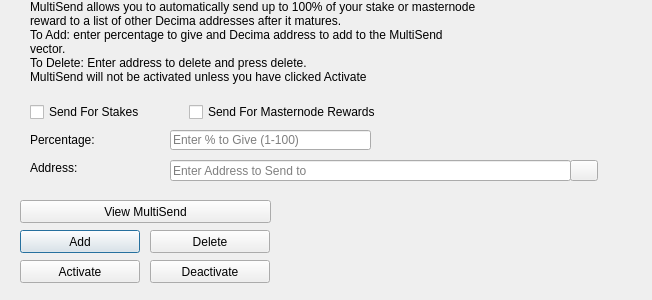
<?xml version="1.0" encoding="UTF-8"?>
<ui version="4.0">
 <class>MultiSendDialog</class>
 <widget class="QDialog" name="MultiSendDialog">
  <property name="windowModality">
   <enum>Qt::NonModal</enum>
  </property>
  <property name="geometry">
   <rect>
    <x>0</x>
    <y>0</y>
    <width>652</width>
    <height>300</height>
   </rect>
  </property>
  <property name="windowTitle">
   <string>MultiSend</string>
  </property>
  <widget class="QLineEdit" name="multiSendPercentEdit">
   <property name="geometry">
    <rect>
     <x>170</x>
     <y>130</y>
     <width>201</width>
     <height>20</height>
    </rect>
   </property>
   <property name="toolTip">
    <string>Enter whole numbers 1 - 100</string>
   </property>
   <property name="placeholderText">
    <string>Enter % to Give (1-100)</string>
   </property>
  </widget>
  <widget class="QLineEdit" name="multiSendAddressEdit">
   <property name="geometry">
    <rect>
     <x>170</x>
     <y>160</y>
     <width>401</width>
     <height>21</height>
    </rect>
   </property>
   <property name="toolTip">
    <string/>
   </property>
   <property name="placeholderText">
    <string>Enter Address to Send to</string>
   </property>
  </widget>
  <widget class="QLabel" name="label_2">
   <property name="geometry">
    <rect>
     <x>30</x>
     <y>0</y>
     <width>451</width>
     <height>121</height>
    </rect>
   </property>
   <property name="lineWidth">
    <number>1</number>
   </property>
   <property name="text">
    <string>MultiSend allows you to automatically send up to 100% of your stake or masternode reward to a list of other Decima addresses after it matures.
To Add: enter percentage to give and Decima address to add to the MultiSend vector.
To Delete: Enter address to delete and press delete.
MultiSend will not be activated unless you have clicked Activate</string>
   </property>
   <property name="alignment">
    <set>Qt::AlignLeading|Qt::AlignLeft|Qt::AlignTop</set>
   </property>
   <property name="wordWrap">
    <bool>true</bool>
   </property>
  </widget>
  <widget class="QLabel" name="message">
   <property name="geometry">
    <rect>
     <x>290</x>
     <y>200</y>
     <width>351</width>
     <height>91</height>
    </rect>
   </property>
   <property name="text">
    <string/>
   </property>
  </widget>
  <widget class="QPushButton" name="addButton">
   <property name="geometry">
    <rect>
     <x>20</x>
     <y>230</y>
     <width>120</width>
     <height>23</height>
    </rect>
   </property>
   <property name="toolTip">
    <string/>
   </property>
   <property name="statusTip">
    <string>Add to MultiSend Vector</string>
   </property>
   <property name="text">
    <string>Add</string>
   </property>
  </widget>
  <widget class="QPushButton" name="disableButton">
   <property name="geometry">
    <rect>
     <x>150</x>
     <y>260</y>
     <width>120</width>
     <height>23</height>
    </rect>
   </property>
   <property name="statusTip">
    <string>Deactivate MultiSend</string>
   </property>
   <property name="text">
    <string>Deactivate</string>
   </property>
  </widget>
  <widget class="QPushButton" name="addressBookButton">
   <property name="geometry">
    <rect>
     <x>570</x>
     <y>160</y>
     <width>28</width>
     <height>21</height>
    </rect>
   </property>
   <property name="toolTip">
    <string>Choose an address from the address book</string>
   </property>
   <property name="text">
    <string/>
   </property>
   <property name="icon">
    <iconset resource="../decima.qrc">
     <normaloff>:/icons/address-book</normaloff>:/icons/address-book</iconset>
   </property>
   <property name="shortcut">
    <string>Alt+A</string>
   </property>
   <property name="autoDefault">
    <bool>false</bool>
   </property>
  </widget>
  <widget class="QLabel" name="label">
   <property name="geometry">
    <rect>
     <x>30</x>
     <y>130</y>
     <width>121</width>
     <height>20</height>
    </rect>
   </property>
   <property name="toolTip">
    <string>Percentage of stake to send</string>
   </property>
   <property name="text">
    <string>Percentage:</string>
   </property>
  </widget>
  <widget class="QLabel" name="label_5">
   <property name="geometry">
    <rect>
     <x>30</x>
     <y>160</y>
     <width>111</width>
     <height>16</height>
    </rect>
   </property>
   <property name="toolTip">
    <string>Address to send portion of stake to</string>
   </property>
   <property name="text">
    <string>Address:</string>
   </property>
  </widget>
  <widget class="QPushButton" name="deleteButton">
   <property name="geometry">
    <rect>
     <x>150</x>
     <y>230</y>
     <width>120</width>
     <height>23</height>
    </rect>
   </property>
   <property name="toolTip">
    <string/>
   </property>
   <property name="statusTip">
    <string>Delete Address From MultiSend Vector</string>
   </property>
   <property name="text">
    <string>Delete</string>
   </property>
  </widget>
  <widget class="QPushButton" name="activateButton">
   <property name="geometry">
    <rect>
     <x>20</x>
     <y>260</y>
     <width>120</width>
     <height>23</height>
    </rect>
   </property>
   <property name="statusTip">
    <string>Activate MultiSend</string>
   </property>
   <property name="text">
    <string>Activate</string>
   </property>
  </widget>
  <widget class="QPushButton" name="viewButton">
   <property name="geometry">
    <rect>
     <x>20</x>
     <y>200</y>
     <width>251</width>
     <height>23</height>
    </rect>
   </property>
   <property name="toolTip">
    <string/>
   </property>
   <property name="statusTip">
    <string>View MultiSend Vector</string>
   </property>
   <property name="text">
    <string>View MultiSend</string>
   </property>
  </widget>
  <widget class="QWidget" name="horizontalLayoutWidget">
   <property name="geometry">
    <rect>
     <x>30</x>
     <y>100</y>
     <width>351</width>
     <height>24</height>
    </rect>
   </property>
   <layout class="QHBoxLayout" name="horizontalLayout">
    <item>
     <widget class="QCheckBox" name="multiSendStakeCheckBox">
      <property name="text">
       <string>Send For Stakes</string>
      </property>
     </widget>
    </item>
    <item>
     <widget class="QCheckBox" name="multiSendMasternodeCheckBox">
      <property name="text">
       <string>Send For Masternode Rewards</string>
      </property>
     </widget>
    </item>
   </layout>
  </widget>
 </widget>
 <resources>
  <include location="../decima.qrc"/>
 </resources>
 <connections/>
</ui>
